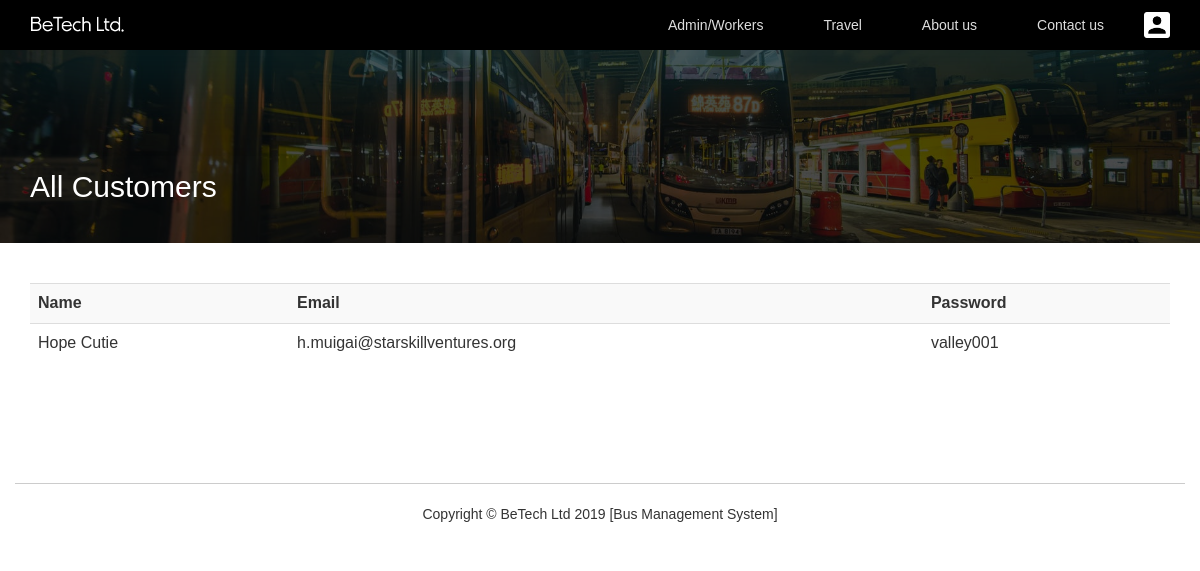
Page /customers.php (signed in) on the committed database.
### tables this page shows
CREATE TABLE `customers` (
  `id` int(255) NOT NULL,
  `name` text NOT NULL,
  `email` varchar(255) NOT NULL,
  `phone` varchar(255) NOT NULL,
  `password` text NOT NULL,
  `profile` text NOT NULL
);

### customers.php (the view, shortened to what this page needs)
<?php
  include("include/header-include.php");
  if(isset($_SESSION['admin'])) {
?>
<html>
<head>
    <?php
        include($root_path . "include/head.php");
    ?>
</head>
<body>
  <?php
      include($root_path . "include/navigation.php");
  ?>
  <div class="pull-left w-100" style="width:100%; background: url('images/buses.jpeg'); background-size: cover; background-position: center; ">
  <div class="pull-left w-100" style="width:100%; padding:100px 0px 30px 0px; background: rgba(0,0,0,.7);">
      <div class="container">
          <h2 style="color: #fff;">All Customers</h2>
      </div>
  </div>
  </div>
  <div class="main-body routes">
    <div class="container">
      <div class="pull-left" style="float: left; width: 100%; padding: 20px 0px;">
      </div>
  <?php
  $c_q = "SELECT * FROM customers WHERE 1 ORDER BY id DESC ";
  $customers = mysqli_query($connection, $c_q);
  if(mysqli_num_rows($customers) > 0) {
  ?>
      <table class="table table-striped table-responsive table-hover">
        <tr>
          <th><strong>Name</strong></th>
          <th><strong>Email</strong></th>
          <th><strong>Password</strong></th>
        </tr>
  <?php
    while($customer = mysqli_fetch_array($customers)) {
  ?>
      <tr>
        <td><?php echo $customer["name"]; ?></td>
        <td><?php echo $customer["email"]; ?></td>
        <td><?php echo $customer["password"]; ?></td>
      </tr>
  <?php
    }
  ?>
  </table>
  <?php
  } else {
  ?>
  <p>No customers found.</p>
  <?php
  }
  ?>
    </div>
  </div>
    <?php
    include($root_path . "include/footer.php");
    ?>
    </body>
</html>
<?php
} else {
  header("Location: " . $root_url . "buses.php");
}
?>

### css/overall.css (style rules this page uses)
* { padding: 0px; margin: 0px; outline: 0px; border: none; box-sizing: border-box; font-family: Helvetica; font-family: Sans-Serif,"Segoe UI","Segoe WP",Arial; -webkit-transition: .3s; transition: .3s; text-decoration: none; }

### css/login-register.css (style rules this page uses)
* { box-sizing: border-box; transition: .3s; }

### rows in the picture
customers: name "Hope Cutie", email "h.muigai@starskillventures.org", password "valley001"
